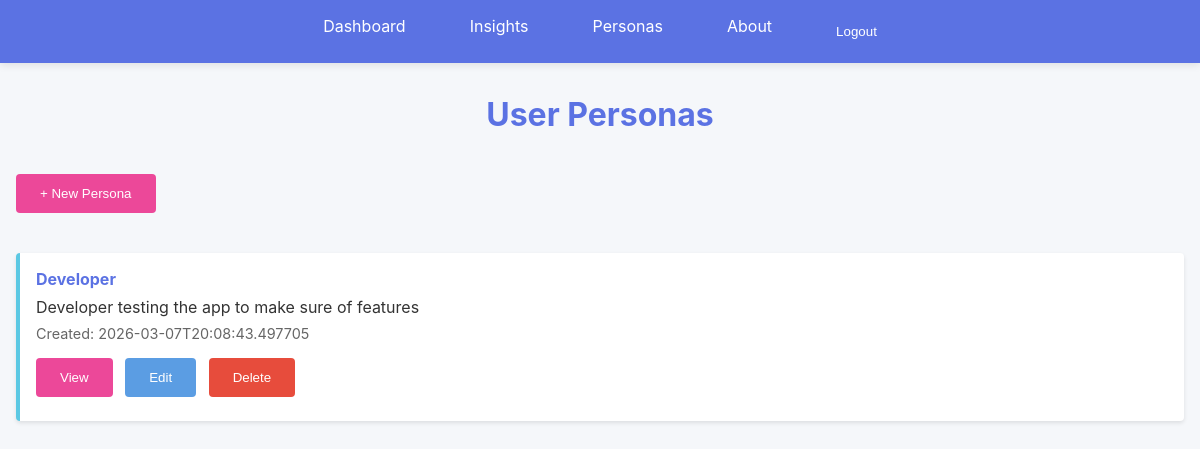
Page /personas (signed in) on the earlier database version.
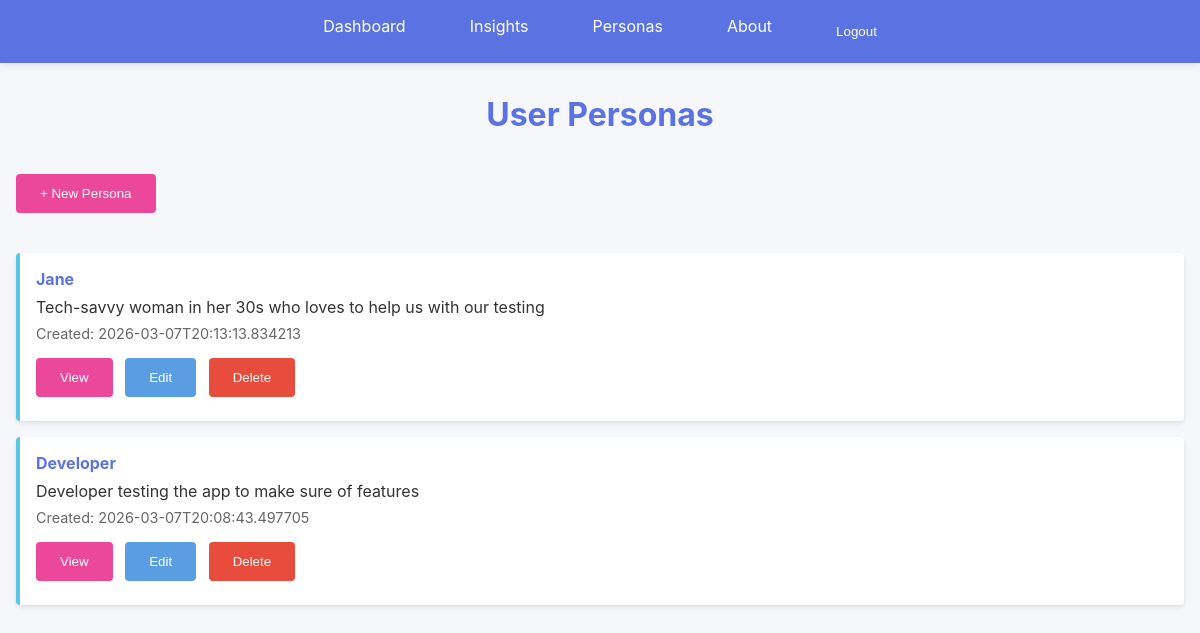
Same page on the later database version.
### models.py (models this page shows, shortened)
class Persona(db.Model):
    __tablename__ = 'personas'
    id = db.Column(db.Integer, primary_key=True)
    user_id = db.Column(db.Integer, db.ForeignKey('users.id'), nullable=True, index=True)
    name = db.Column(db.String(200), nullable=False)
    description = db.Column(db.Text, nullable=False)
    timestamp = db.Column(db.DateTime, nullable=False, default=datetime.utcnow)
    insights = db.relationship('Insight', backref='persona', lazy=True, cascade='all, delete-orphan')
    def to_dict(self):
        return {
            'id': self.id,
            'user_id': self.user_id,
            'name': self.name,
            'description': self.description,
            'timestamp': self.timestamp.isoformat() if self.timestamp else None
        }

### web_app.py (the view)
@app.route('/personas')
@login_required
def personas():
    user_id = current_user_id()
    personas_list = Persona.query.filter_by(user_id=user_id).order_by(Persona.timestamp.desc()).all()
    return render_template('personas.html', personas=[p.to_dict() for p in personas_list])

### web_app.py (called while the page is built)
def current_user_id():
    return session.get('user_id')

def get_current_user():
    user_id = current_user_id()
    if not user_id:
        return None
    return User.query.get(user_id)

def login_required(view_func):
    @wraps(view_func)
    def wrapped(*args, **kwargs):
        if not current_user_id():
            flash('Please log in to continue.', 'error')
            return redirect(url_for('login'))
        return view_func(*args, **kwargs)
    return wrapped

@app.context_processor
def inject_shared_context():
    return {
        'colors': COLORS,
        'current_user': get_current_user()
    }

### templates/personas.html (shortened to what this page needs)
{% extends "base.html" %}
{% block content %}
<h1>User Personas</h1>
<div style="margin-bottom: 2rem;">
    <button class="btn btn-success" onclick="window.location.href='/personas/new'">+ New Persona</button>
</div>
{% if personas %}
<div class="personas-list">
    {% for persona in personas %}
    <div class="persona-item">
        <h4><a href="/personas/{{ persona.id }}" style="color: var(--royal-blue); text-decoration: none;">{{ persona.name }}</a></h4>
        <p>{{ persona.description[:150] }}{% if persona.description|length > 150 %}...{% endif %}</p>
        <div class="meta">Created: {{ persona.timestamp }}</div>
        <div style="margin-top: 0.5rem;">
            <button class="btn btn-view" onclick="window.location.href='/personas/{{ persona.id }}'">View</button>
            <button class="btn btn-secondary" onclick="editPersona('{{ persona.id }}')">Edit</button>
            <button class="btn" onclick="deletePersona('{{ persona.id }}')" style="background-color: #e74c3c;">Delete</button>
        </div>
    </div>
    {% endfor %}
</div>
{% else %}
<div class="empty-state">
    <p>No personas created yet.</p>
    <button class="btn" onclick="window.location.href='/personas/new'">Create Your First Persona</button>
</div>
{% endif %}
{% endblock %}

### templates/base.html (shortened to what this page needs)
<!DOCTYPE html>
<html lang="en">
<head>
    <link rel="stylesheet" href="{{ url_for('static', filename='style.css') }}">
</head>
<body>
    <nav>
        <ul>
            {% if current_user %}
            <li><a href="{{ url_for('dashboard') }}">Dashboard</a></li>
            <li><a href="{{ url_for('insights') }}">Insights</a></li>
            <li><a href="{{ url_for('personas') }}">Personas</a></li>
            {% endif %}
            <li><a href="/about">About</a></li>
            {% if current_user %}
            <li>
                <form method="POST" action="{{ url_for('logout') }}" style="display: inline;">
                    <button type="submit" style="background: transparent; border: none; color: white; cursor: pointer; padding: 0.5rem 1rem;">Logout</button>
                </form>
            </li>
            {% else %}
            <li><a href="{{ url_for('login') }}">Login</a></li>
            <li><a href="{{ url_for('register') }}">Register</a></li>
            {% endif %}
        </ul>
    </nav>
    <div class="container">
        {% block content %}{% endblock %}
    </div>
</body>
</html>

### static/style.css (style rules this page uses)
* { margin: 0; padding: 0; box-sizing: border-box; }
body { font-family: -apple-system, BlinkMacSystemFont, 'Segoe UI', Roboto, Oxygen, Ubuntu, Cantarell, sans-serif; background-color: #f5f7fa; color: #333; }
nav { background-color: var(--royal-blue); padding: 1rem 0; box-shadow: 0 2px 8px rgba(0,0,0,0.1); position: sticky; top: 0; z-index: 100; }
nav ul { list-style: none; display: flex; justify-content: center; gap: 2rem; max-width: 1200px; margin: 0 auto; padding: 0 1rem; }
nav a { color: white; text-decoration: none; padding: 0.5rem 1rem; border-radius: 4px; transition: background-color 0.3s; }
.container { max-width: 1200px; margin: 0 auto; padding: 2rem 1rem; }
h1 { color: var(--royal-blue); margin-bottom: 2rem; text-align: center; }
.btn { background-color: var(--royal-blue); color: white; padding: 0.75rem 1.5rem; border: none; border-radius: 4px; cursor: pointer; transition: background-color 0.3s; margin: 0.5rem 0.5rem 0.5rem 0; }
.btn-secondary { background-color: var(--medium-blue); }
.btn-success { background-color: var(--pink); }
.btn-view { background-color: var(--pink); }
.insights-list, .personas-list { display: grid; grid-template-columns: 1fr; gap: 1rem; }
.insight-item, .persona-item { background: var(--white); padding: 1rem; border-left: 4px solid var(--sky-blue); border-radius: 4px; box-shadow: 0 2px 4px rgba(0,0,0,0.1); }
.insight-item h4, .persona-item h4 { color: var(--royal-blue); margin-bottom: 0.5rem; }
.meta { color: #666; font-size: 0.9rem; margin: 0.5rem 0; }

Differences in the rows shown:
added Persona: name "Jane", description "Tech-savvy woman in her 30s who loves to help us with our testing", timestamp "2026-03-07T20:13:13.834213"
